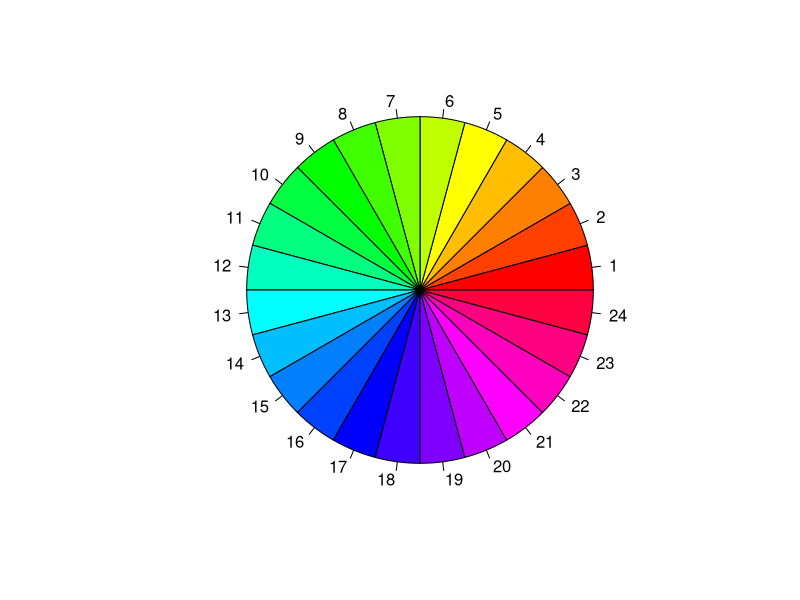
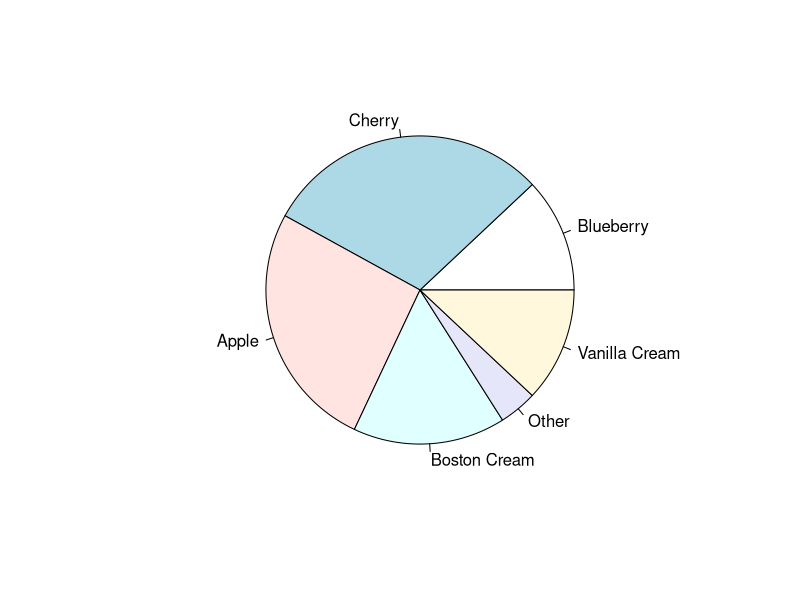
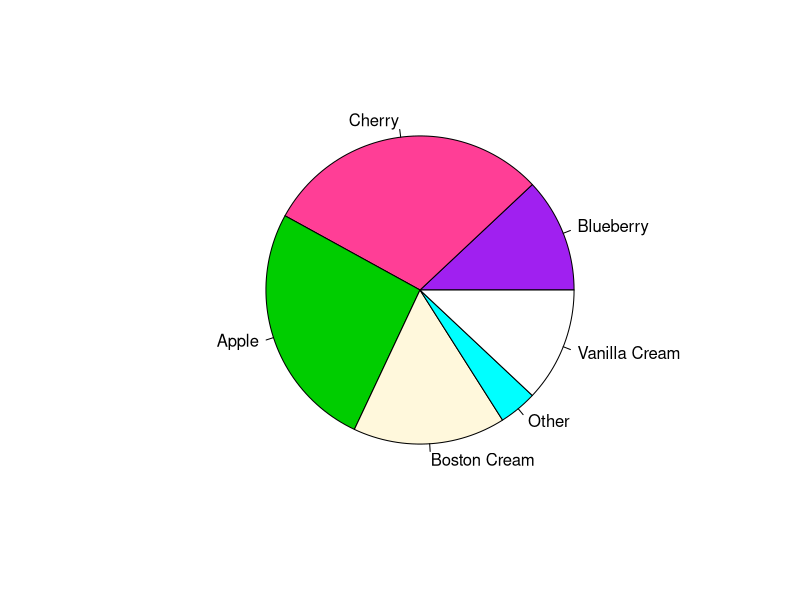
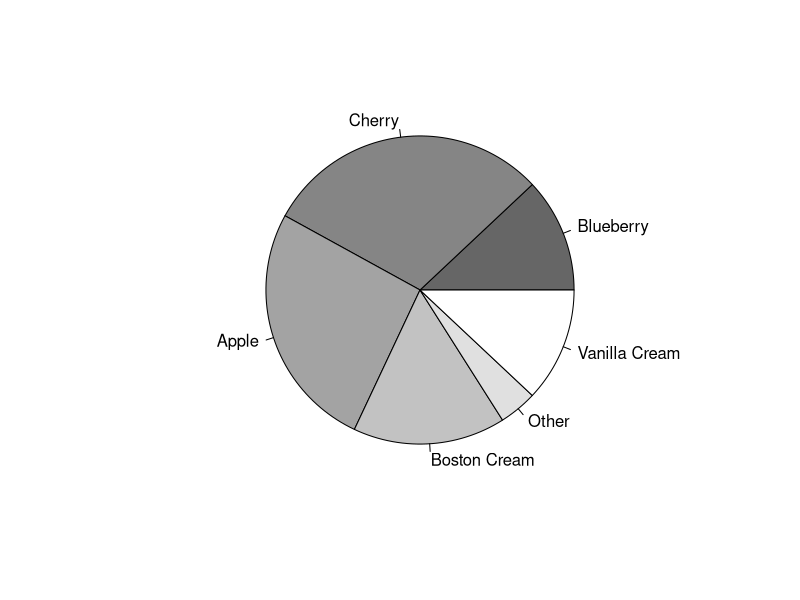
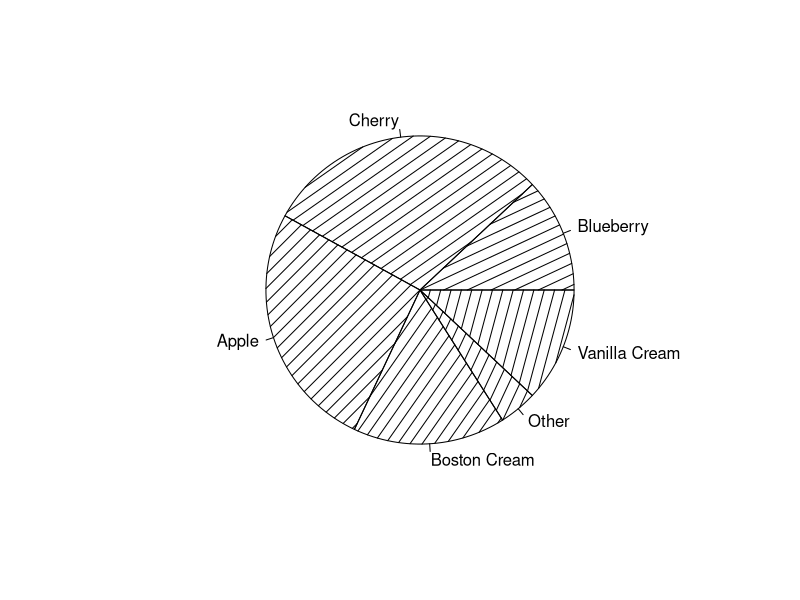
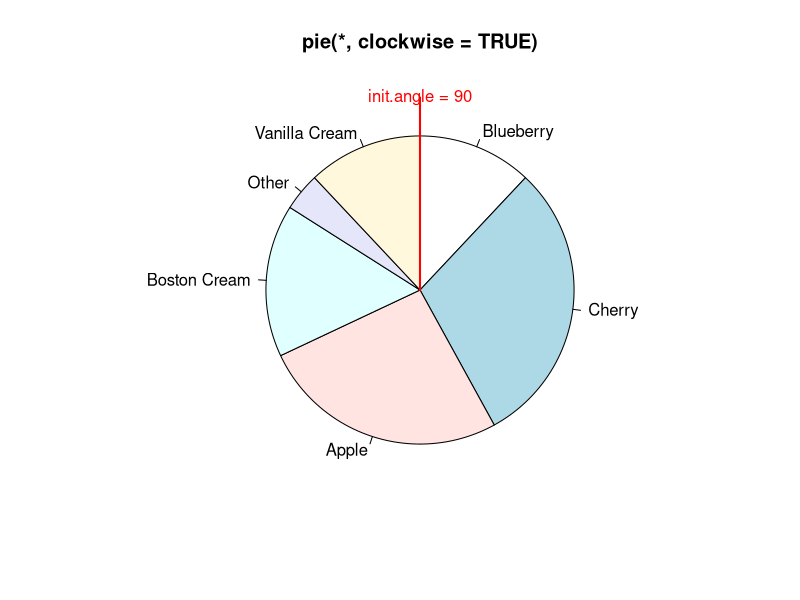
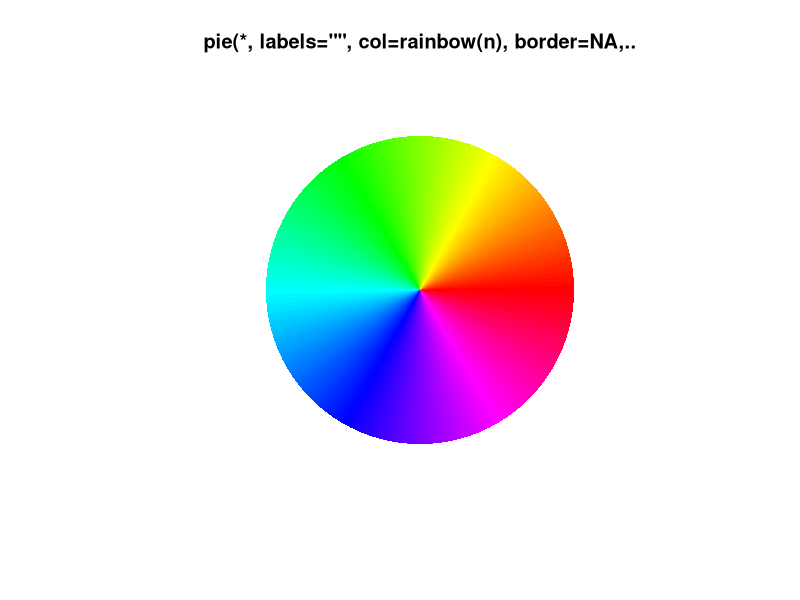
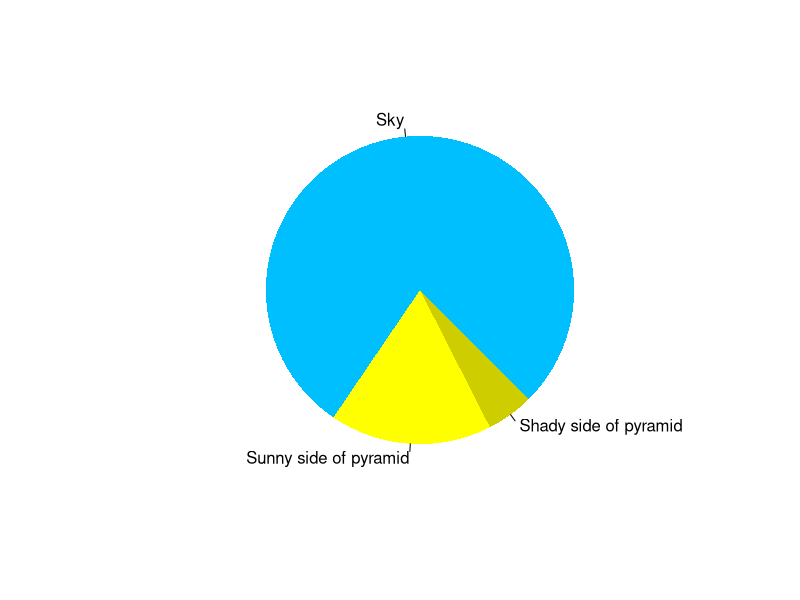

Write the R code that produced these figures, in order.
## from R help

require(grDevices)
pie(rep(1, 24), col = rainbow(24), radius = 0.9)

pie.sales <- c(0.12, 0.3, 0.26, 0.16, 0.04, 0.12)
names(pie.sales) <- c("Blueberry", "Cherry",
    "Apple", "Boston Cream", "Other", "Vanilla Cream")
pie(pie.sales) # default colours
pie(pie.sales, col = c("purple", "violetred1", "green3",
                       "cornsilk", "cyan", "white"))
pie(pie.sales, col = gray(seq(0.4, 1.0, length = 6)))
pie(pie.sales, density = 10, angle = 15 + 10 * 1:6)
pie(pie.sales, clockwise = TRUE, main = "pie(*, clockwise = TRUE)")
segments(0, 0, 0, 1, col = "red", lwd = 2)
text(0, 1, "init.angle = 90", col = "red")

n <- 200
pie(rep(1, n), labels = "", col = rainbow(n), border = NA,
    main = "pie(*, labels=\"\", col=rainbow(n), border=NA,..")

## Another case showing pie() is rather fun than science:
## (original by FinalBackwardsGlance on http://imgur.com/gallery/wWrpU4X)
pie(c(Sky = 78, "Sunny side of pyramid" = 17, "Shady side of pyramid" = 5),
    init.angle = 315, col = c("deepskyblue", "yellow", "yellow3"), border = FALSE)
